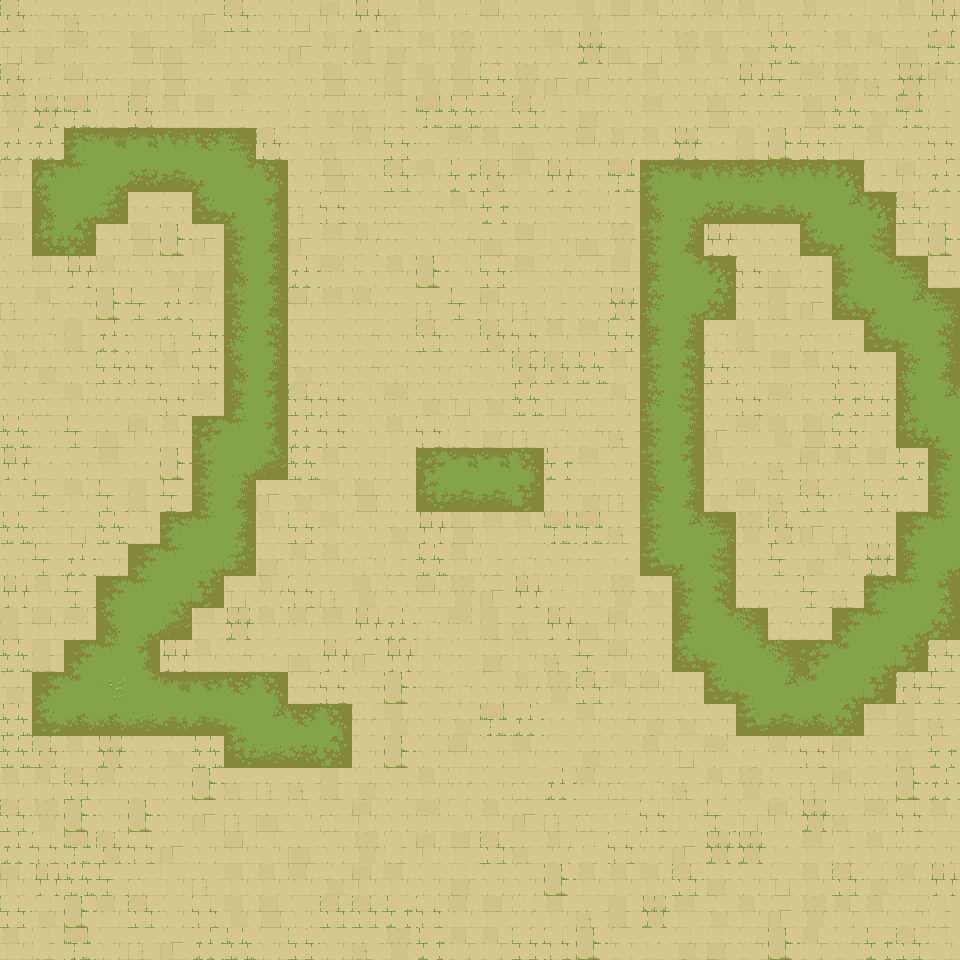

A 2D game scene composited from a Tiled map and its tileset images. What follows is a short description and the map's XML, with each tile layer's data collapsed to a summary:
An orthogonal 30x30 tile map with 32x32 px tiles, 4 tile layers (ground, water, walls-1-2-3-4, walls-5-6-7-8), 18 tilesets and 810 objects (810x water).

<map version="1.10" tiledversion="1.10.1" orientation="orthogonal" renderorder="right-down" width="30" height="30" tilewidth="32" tileheight="32" infinite="0" nextlayerid="17" nextobjectid="862">
 <properties>
  <property name="AutomappingRadius" type="int" value="4" />
 </properties>
 <tileset firstgid="1" source="Terrain - Ancient Ruins.tsx" />
 <tileset firstgid="2210" source="Ancient Ruins-Tileset - wall 1.tsx" />
 <tileset firstgid="2450" source="Ancient Ruins-Tileset - wall 3.tsx" />
 <tileset firstgid="2690" source="Ancient Ruins-Tileset - wall 4.tsx" />
 <tileset firstgid="2930" source="Ancient Ruins-Tileset - wall 5.tsx" />
 <tileset firstgid="3170" source="Ancient Ruins-Tileset - wall 6.tsx" />
 <tileset firstgid="3410" source="Ancient Ruins-Tileset - wall 7.tsx" />
 <tileset firstgid="3650" source="Ancient Ruins-Tileset - wall 8.tsx" />
 <tileset firstgid="3890" source="Ancient Ruins-Animated Terrains-16 frames.tsx" />
 <tileset firstgid="6230" source="Ancient Ruins-Animated Terrains-16 frames-with transparency.tsx" />
 <tileset firstgid="8570" source="Ancient Ruins-Animated Terrains-8 frames.tsx" />
 <tileset firstgid="9527" source="Ancient Ruins-Animated Terrains-8 frames-with transparency.tsx" />
 <tileset firstgid="10484" source="Ancient Ruins-Animated Terrains2-16 frames.tsx" />
 <tileset firstgid="12824" source="Ancient Ruins-Animated Terrains2-8 frames.tsx" />
 <tileset firstgid="13781" source="Ancient Ruins-Animated Terrains2-8 frames-with transparency.tsx" />
 <tileset firstgid="14738" source="Ancient Ruins-Animated Terrains2-16 frames-with transparency.tsx" />
 <tileset firstgid="17078" source="Ancient Ruins-Tileset-Terrain2.tsx" />
 <tileset firstgid="21108" source="Ancient Ruins-Tileset - wall 2.tsx" />
 <layer id="13" name="ground" width="30" height="30">
  <data>[900 cells, 900 non-empty, 102 distinct tile ids]</data>
 </layer>
 <layer id="15" name="water" width="30" height="30">
  <data>[900 cells, 0 non-empty, 0 distinct tile ids]</data>
 </layer>
 <layer id="1" name="walls-1-2-3-4" width="30" height="30">
  <data>[900 cells, 0 non-empty, 0 distinct tile ids]</data>
 </layer>
 <layer id="6" name="walls-5-6-7-8" width="30" height="30">
  <data>[900 cells, 0 non-empty, 0 distinct tile ids]</data>
 </layer>
 <objectgroup id="16" name="objects">
  <object id="52" name="water" x="0" y="0" width="32" height="32" />
  <object id="53" name="water" x="32" y="0" width="32" height="32" />
  <object id="54" name="water" x="0" y="32" width="32" height="32" />
  <object id="55" name="water" x="32" y="32" width="32" height="32" />
  <object id="56" name="water" x="64" y="0" width="32" height="32" />
  <object id="57" name="water" x="64" y="32" width="32" height="32" />
  <object id="58" name="water" x="0" y="64" width="32" height="32" />
  <object id="59" name="water" x="32" y="64" width="32" height="32" />
  <object id="60" name="water" x="64" y="64" width="32" height="32" />
  <object id="61" name="water" x="96" y="0" width="32" height="32" />
  <object id="62" name="water" x="96" y="32" width="32" height="32" />
  <object id="63" name="water" x="96" y="64" width="32" height="32" />
  <object id="64" name="water" x="128" y="0" width="32" height="32" />
  <object id="65" name="water" x="128" y="32" width="32" height="32" />
  <object id="66" name="water" x="128" y="64" width="32" height="32" />
  <object id="67" name="water" x="160" y="0" width="32" height="32" />
  <object id="68" name="water" x="192" y="0" width="32" height="32" />
  <object id="69" name="water" x="160" y="32" width="32" height="32" />
  <object id="70" name="water" x="192" y="32" width="32" height="32" />
  <object id="71" name="water" x="224" y="0" width="32" height="32" />
  <object id="72" name="water" x="224" y="32" width="32" height="32" />
  <object id="73" name="water" x="160" y="64" width="32" height="32" />
  <object id="74" name="water" x="192" y="64" width="32" height="32" />
  <object id="75" name="water" x="224" y="64" width="32" height="32" />
  <object id="76" name="water" x="256" y="0" width="32" height="32" />
  <object id="77" name="water" x="256" y="32" width="32" height="32" />
  <object id="78" name="water" x="256" y="64" width="32" height="32" />
  <object id="79" name="water" x="288" y="0" width="32" height="32" />
  <object id="80" name="water" x="288" y="32" width="32" height="32" />
  <object id="81" name="water" x="288" y="64" width="32" height="32" />
  <object id="82" name="water" x="0" y="96" width="32" height="32" />
  <object id="83" name="water" x="32" y="96" width="32" height="32" />
  <object id="84" name="water" x="0" y="128" width="32" height="32" />
  <object id="85" name="water" x="32" y="128" width="32" height="32" />
  <object id="86" name="water" x="64" y="96" width="32" height="32" />
  <object id="87" name="water" x="64" y="128" width="32" height="32" />
  <object id="88" name="water" x="0" y="160" width="32" height="32" />
  <object id="89" name="water" x="32" y="160" width="32" height="32" />
  <object id="90" name="water" x="64" y="160" width="32" height="32" />
  <object id="91" name="water" x="96" y="96" width="32" height="32" />
  <object id="92" name="water" x="96" y="128" width="32" height="32" />
  <object id="93" name="water" x="96" y="160" width="32" height="32" />
  <object id="94" name="water" x="128" y="96" width="32" height="32" />
  <object id="95" name="water" x="128" y="128" width="32" height="32" />
  <object id="96" name="water" x="128" y="160" width="32" height="32" />
  <object id="97" name="water" x="160" y="96" width="32" height="32" />
  <object id="98" name="water" x="192" y="96" width="32" height="32" />
  <object id="99" name="water" x="160" y="128" width="32" height="32" />
  <object id="100" name="water" x="192" y="128" width="32" height="32" />
  <object id="101" name="water" x="224" y="96" width="32" height="32" />
  <object id="102" name="water" x="224" y="128" width="32" height="32" />
  <object id="103" name="water" x="160" y="160" width="32" height="32" />
  <object id="104" name="water" x="192" y="160" width="32" height="32" />
  <object id="105" name="water" x="224" y="160" width="32" height="32" />
  <object id="106" name="water" x="256" y="96" width="32" height="32" />
  <object id="107" name="water" x="256" y="128" width="32" height="32" />
  <object id="108" name="water" x="256" y="160" width="32" height="32" />
  <object id="109" name="water" x="288" y="96" width="32" height="32" />
  <object id="110" name="water" x="288" y="128" width="32" height="32" />
  <object id="111" name="water" x="288" y="160" width="32" height="32" />
  <object id="112" name="water" x="0" y="192" width="32" height="32" />
  <object id="113" name="water" x="32" y="192" width="32" height="32" />
  <object id="114" name="water" x="0" y="224" width="32" height="32" />
  <object id="115" name="water" x="32" y="224" width="32" height="32" />
  <object id="116" name="water" x="64" y="192" width="32" height="32" />
  <object id="117" name="water" x="64" y="224" width="32" height="32" />
  <object id="118" name="water" x="0" y="256" width="32" height="32" />
  <object id="119" name="water" x="32" y="256" width="32" height="32" />
  <object id="120" name="water" x="64" y="256" width="32" height="32" />
  <object id="121" name="water" x="96" y="192" width="32" height="32" />
  </objectgroup>
</map>
<!-- 740 of 810 objects omitted -->
